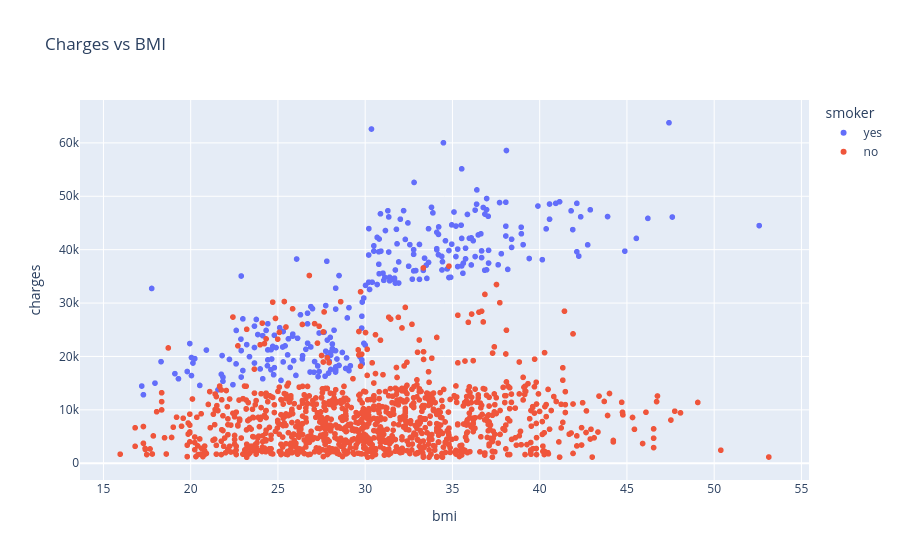

This figure's notebook cell:
### Markdown cell above
## Scatter: Charges vs BMI

### Code cell
px.scatter(df, x="bmi", y="charges", color="smoker",
           title="Charges vs BMI").show()

### Figure 1 — Plotly figure (JSON) as saved in the notebook; plotly's stock layout.template omitted (floating-point values rounded to 4 significant figures; data arrays with more than 128 entries replaced by an {"elided": "..."} marker saying what was removed)
{"data": [{"hovertemplate": "smoker=yes<br>bmi=%{x}<br>charges=%{y}<extra></extra>", "legendgroup": "yes", "marker": {"color": "#636efa", "symbol": "circle"}, "mode": "markers", "name": "yes", "showlegend": true, "type": "scattergl", "x": {"elided": "274 float values"}, "xaxis": "x", "y": {"elided": "274 float values"}, "yaxis": "y"}, {"hovertemplate": "smoker=no<br>bmi=%{x}<br>charges=%{y}<extra></extra>", "legendgroup": "no", "marker": {"color": "#EF553B", "symbol": "circle"}, "mode": "markers", "name": "no", "showlegend": true, "type": "scattergl", "x": {"elided": "1063 float values"}, "xaxis": "x", "y": {"elided": "1063 float values"}, "yaxis": "y"}], "layout": {"legend": {"title": {"text": "smoker"}, "tracegroupgap": 0}, "title": {"text": "Charges vs BMI"}, "xaxis": {"anchor": "y", "domain": [0, 1], "title": {"text": "bmi"}}, "yaxis": {"anchor": "x", "domain": [0, 1], "title": {"text": "charges"}}}}
